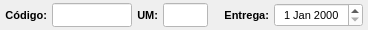
              <widget class="QWidget" name="widget_39" native="true">
               <property name="minimumSize">
                <size>
                 <width>0</width>
                 <height>0</height>
                </size>
               </property>
               <property name="maximumSize">
                <size>
                 <width>16777215</width>
                 <height>30</height>
                </size>
               </property>
               <property name="font">
                <font>
                 <pointsize>8</pointsize>
                </font>
               </property>
               <property name="styleSheet">
                <string notr="true"/>
               </property>
               <layout class="QHBoxLayout" name="horizontalLayout_7">
                <property name="spacing">
                 <number>5</number>
                </property>
                <property name="leftMargin">
                 <number>5</number>
                </property>
                <property name="topMargin">
                 <number>3</number>
                </property>
                <property name="rightMargin">
                 <number>5</number>
                </property>
                <property name="bottomMargin">
                 <number>3</number>
                </property>
                <item>
                 <widget class="QLabel" name="label_62">
                  <property name="minimumSize">
                   <size>
                    <width>0</width>
                    <height>0</height>
                   </size>
                  </property>
                  <property name="maximumSize">
                   <size>
                    <width>60</width>
                    <height>16777215</height>
                   </size>
                  </property>
                  <property name="font">
                   <font>
                    <pointsize>8</pointsize>
                    <weight>75</weight>
                    <bold>true</bold>
                   </font>
                  </property>
                  <property name="text">
                   <string>Código:</string>
                  </property>
                  <property name="alignment">
                   <set>Qt::AlignRight|Qt::AlignTrailing|Qt::AlignVCenter</set>
                  </property>
                 </widget>
                </item>
                <item>
                 <widget class="QLineEdit" name="line_Codigo">
                  <property name="sizePolicy">
                   <sizepolicy hsizetype="Preferred" vsizetype="Preferred">
                    <horstretch>0</horstretch>
                    <verstretch>0</verstretch>
                   </sizepolicy>
                  </property>
                  <property name="minimumSize">
                   <size>
                    <width>0</width>
                    <height>0</height>
                   </size>
                  </property>
                  <property name="maximumSize">
                   <size>
                    <width>80</width>
                    <height>16777215</height>
                   </size>
                  </property>
                  <property name="font">
                   <font>
                    <pointsize>8</pointsize>
                   </font>
                  </property>
                  <property name="styleSheet">
                   <string notr="true">background-color: rgb(255, 255, 255);</string>
                  </property>
                  <property name="alignment">
                   <set>Qt::AlignCenter</set>
                  </property>
                 </widget>
                </item>
                <item>
                 <widget class="QLabel" name="label_30">
                  <property name="maximumSize">
                   <size>
                    <width>25</width>
                    <height>16777215</height>
                   </size>
                  </property>
                  <property name="font">
                   <font>
                    <pointsize>8</pointsize>
                    <weight>75</weight>
                    <bold>true</bold>
                   </font>
                  </property>
                  <property name="text">
                   <string>UM:</string>
                  </property>
                  <property name="alignment">
                   <set>Qt::AlignRight|Qt::AlignTrailing|Qt::AlignVCenter</set>
                  </property>
                 </widget>
                </item>
                <item>
                 <widget class="QLineEdit" name="line_UM">
                  <property name="sizePolicy">
                   <sizepolicy hsizetype="Preferred" vsizetype="Preferred">
                    <horstretch>0</horstretch>
                    <verstretch>0</verstretch>
                   </sizepolicy>
                  </property>
                  <property name="minimumSize">
                   <size>
                    <width>0</width>
                    <height>0</height>
                   </size>
                  </property>
                  <property name="maximumSize">
                   <size>
                    <width>45</width>
                    <height>16777215</height>
                   </size>
                  </property>
                  <property name="font">
                   <font>
                    <pointsize>8</pointsize>
                   </font>
                  </property>
                  <property name="styleSheet">
                   <string notr="true">background-color: rgb(255, 255, 255);</string>
                  </property>
                  <property name="alignment">
                   <set>Qt::AlignCenter</set>
                  </property>
                 </widget>
                </item>
                <item>
                 <widget class="QLabel" name="label_14">
                  <property name="font">
                   <font>
                    <pointsize>8</pointsize>
                   </font>
                  </property>
                  <property name="text">
                   <string/>
                  </property>
                 </widget>
                </item>
                <item>
                 <widget class="QLabel" name="label_15">
                  <property name="minimumSize">
                   <size>
                    <width>0</width>
                    <height>0</height>
                   </size>
                  </property>
                  <property name="maximumSize">
                   <size>
                    <width>16777215</width>
                    <height>16777215</height>
                   </size>
                  </property>
                  <property name="font">
                   <font>
                    <pointsize>8</pointsize>
                    <weight>75</weight>
                    <bold>true</bold>
                   </font>
                  </property>
                  <property name="text">
                   <string>Entrega:</string>
                  </property>
                  <property name="alignment">
                   <set>Qt::AlignRight|Qt::AlignTrailing|Qt::AlignVCenter</set>
                  </property>
                 </widget>
                </item>
                <item>
                 <widget class="QDateEdit" name="date_Entrega">
                  <property name="sizePolicy">
                   <sizepolicy hsizetype="Preferred" vsizetype="Preferred">
                    <horstretch>0</horstretch>
                    <verstretch>0</verstretch>
                   </sizepolicy>
                  </property>
                  <property name="minimumSize">
                   <size>
                    <width>0</width>
                    <height>0</height>
                   </size>
                  </property>
                  <property name="maximumSize">
                   <size>
                    <width>95</width>
                    <height>16777215</height>
                   </size>
                  </property>
                  <property name="font">
                   <font>
                    <pointsize>8</pointsize>
                   </font>
                  </property>
                  <property name="styleSheet">
                   <string notr="true">background-color: rgb(255, 255, 255);</string>
                  </property>
                  <property name="alignment">
                   <set>Qt::AlignCenter</set>
                  </property>
                 </widget>
                </item>
               </layout>
              </widget>
